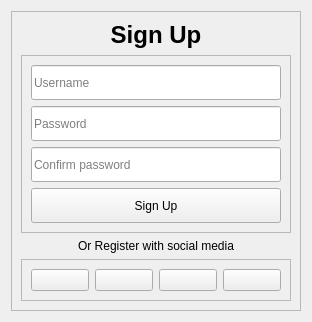
                <widget class="QWidget" name="signup_pg">
                 <layout class="QVBoxLayout" name="verticalLayout_11">
                  <item alignment="Qt::AlignVCenter">
                   <widget class="QFrame" name="frame_6">
                    <property name="frameShape">
                     <enum>QFrame::StyledPanel</enum>
                    </property>
                    <property name="frameShadow">
                     <enum>QFrame::Raised</enum>
                    </property>
                    <layout class="QVBoxLayout" name="verticalLayout_9">
                     <item>
                      <widget class="QLabel" name="label_10">
                       <property name="maximumSize">
                        <size>
                         <width>16777215</width>
                         <height>16777210</height>
                        </size>
                       </property>
                       <property name="text">
                        <string>&lt;html&gt;&lt;head/&gt;&lt;body&gt;&lt;p align="center"&gt;&lt;span style=" font-size:18pt; font-weight:600;"&gt;Sign Up&lt;/span&gt;&lt;/p&gt;&lt;/body&gt;&lt;/html&gt;</string>
                       </property>
                      </widget>
                     </item>
                     <item alignment="Qt::AlignHCenter|Qt::AlignVCenter">
                      <widget class="QFrame" name="frame_7">
                       <property name="minimumSize">
                        <size>
                         <width>200</width>
                         <height>0</height>
                        </size>
                       </property>
                       <property name="frameShape">
                        <enum>QFrame::StyledPanel</enum>
                       </property>
                       <property name="frameShadow">
                        <enum>QFrame::Raised</enum>
                       </property>
                       <layout class="QVBoxLayout" name="verticalLayout_10">
                        <item>
                         <widget class="QLineEdit" name="usernameInput_2">
                          <property name="minimumSize">
                           <size>
                            <width>250</width>
                            <height>35</height>
                           </size>
                          </property>
                          <property name="maximumSize">
                           <size>
                            <width>250</width>
                            <height>35</height>
                           </size>
                          </property>
                          <property name="placeholderText">
                           <string>Username</string>
                          </property>
                         </widget>
                        </item>
                        <item>
                         <widget class="QLineEdit" name="passwordInput_2">
                          <property name="minimumSize">
                           <size>
                            <width>250</width>
                            <height>35</height>
                           </size>
                          </property>
                          <property name="maximumSize">
                           <size>
                            <width>250</width>
                            <height>35</height>
                           </size>
                          </property>
                          <property name="echoMode">
                           <enum>QLineEdit::Password</enum>
                          </property>
                          <property name="placeholderText">
                           <string>Password</string>
                          </property>
                         </widget>
                        </item>
                        <item>
                         <widget class="QLineEdit" name="confirmInput">
                          <property name="minimumSize">
                           <size>
                            <width>250</width>
                            <height>35</height>
                           </size>
                          </property>
                          <property name="maximumSize">
                           <size>
                            <width>250</width>
                            <height>35</height>
                           </size>
                          </property>
                          <property name="echoMode">
                           <enum>QLineEdit::Password</enum>
                          </property>
                          <property name="alignment">
                           <set>Qt::AlignLeading|Qt::AlignLeft|Qt::AlignVCenter</set>
                          </property>
                          <property name="placeholderText">
                           <string>Confirm password</string>
                          </property>
                         </widget>
                        </item>
                        <item alignment="Qt::AlignHCenter">
                         <widget class="QPushButton" name="signupBtn">
                          <property name="minimumSize">
                           <size>
                            <width>250</width>
                            <height>35</height>
                           </size>
                          </property>
                          <property name="maximumSize">
                           <size>
                            <width>250</width>
                            <height>35</height>
                           </size>
                          </property>
                          <property name="cursor">
                           <cursorShape>PointingHandCursor</cursorShape>
                          </property>
                          <property name="text">
                           <string>Sign Up</string>
                          </property>
                         </widget>
                        </item>
                       </layout>
                      </widget>
                     </item>
                     <item>
                      <widget class="QLabel" name="label_12">
                       <property name="text">
                        <string>Or Register with social media</string>
                       </property>
                       <property name="alignment">
                        <set>Qt::AlignCenter</set>
                       </property>
                      </widget>
                     </item>
                     <item>
                      <widget class="QFrame" name="frame_8">
                       <property name="frameShape">
                        <enum>QFrame::StyledPanel</enum>
                       </property>
                       <property name="frameShadow">
                        <enum>QFrame::Raised</enum>
                       </property>
                       <layout class="QHBoxLayout" name="horizontalLayout_4">
                        <item>
                         <widget class="QPushButton" name="google_2">
                          <property name="cursor">
                           <cursorShape>PointingHandCursor</cursorShape>
                          </property>
                          <property name="text">
                           <string />
                          </property>
                          <property name="icon">
                           <iconset resource="../Qss/icons/_icons.qrc">
                            <normaloff>:/font_awesome_brands/icons/font_awesome/brands/google-plus-g.png</normaloff>:/font_awesome_brands/icons/font_awesome/brands/google-plus-g.png</iconset>
                          </property>
                          <property name="iconSize">
                           <size>
                            <width>24</width>
                            <height>24</height>
                           </size>
                          </property>
                         </widget>
                        </item>
                        <item>
                         <widget class="QPushButton" name="facebook_2">
                          <property name="cursor">
                           <cursorShape>PointingHandCursor</cursorShape>
                          </property>
                          <property name="text">
                           <string />
                          </property>
                          <property name="icon">
                           <iconset resource="../Qss/icons/_icons.qrc">
                            <normaloff>:/font_awesome_brands/icons/font_awesome/brands/facebook-f.png</normaloff>:/font_awesome_brands/icons/font_awesome/brands/facebook-f.png</iconset>
                          </property>
                          <property name="iconSize">
                           <size>
                            <width>24</width>
                            <height>24</height>
                           </size>
                          </property>
                         </widget>
                        </item>
                        <item>
                         <widget class="QPushButton" name="twitter_2">
                          <property name="cursor">
                           <cursorShape>PointingHandCursor</cursorShape>
                          </property>
                          <property name="text">
                           <string />
                          </property>
                          <property name="icon">
                           <iconset resource="../Qss/icons/_icons.qrc">
                            <normaloff>:/font_awesome_brands/icons/font_awesome/brands/square-x-twitter.png</normaloff>:/font_awesome_brands/icons/font_awesome/brands/square-x-twitter.png</iconset>
                          </property>
                          <property name="iconSize">
                           <size>
                            <width>24</width>
                            <height>24</height>
                           </size>
                          </property>
                         </widget>
                        </item>
                        <item>
                         <widget class="QPushButton" name="github_2">
                          <property name="cursor">
                           <cursorShape>PointingHandCursor</cursorShape>
                          </property>
                          <property name="text">
                           <string />
                          </property>
                          <property name="icon">
                           <iconset resource="../Qss/icons/_icons.qrc">
                            <normaloff>:/font_awesome_brands/icons/font_awesome/brands/github.png</normaloff>:/font_awesome_brands/icons/font_awesome/brands/github.png</iconset>
                          </property>
                          <property name="iconSize">
                           <size>
                            <width>24</width>
                            <height>24</height>
                           </size>
                          </property>
                         </widget>
                        </item>
                       </layout>
                      </widget>
                     </item>
                    </layout>
                   </widget>
                  </item>
                 </layout>
                </widget>
